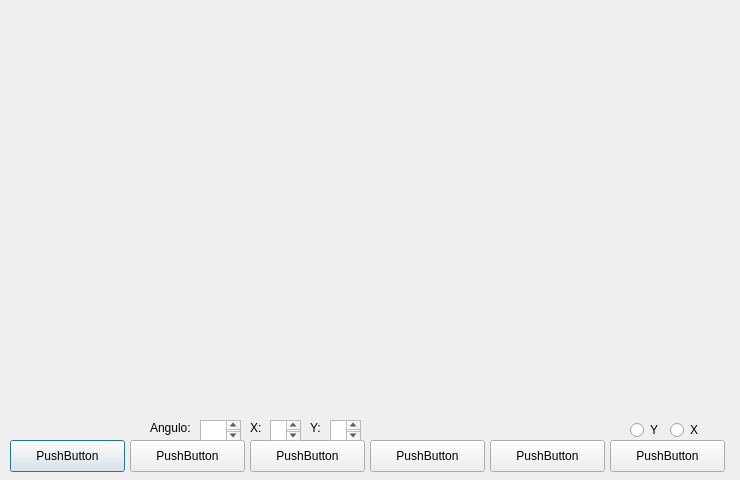
<?xml version="1.0" encoding="UTF-8"?>
<ui version="4.0">
 <class>Cono</class>
 <widget class="QDialog" name="Cono">
  <property name="geometry">
   <rect>
    <x>0</x>
    <y>0</y>
    <width>740</width>
    <height>480</height>
   </rect>
  </property>
  <property name="windowTitle">
   <string>Dialog</string>
  </property>
  <widget class="QPushButton" name="pushButton">
   <property name="geometry">
    <rect>
     <x>10</x>
     <y>440</y>
     <width>115</width>
     <height>32</height>
    </rect>
   </property>
   <property name="text">
    <string>PushButton</string>
   </property>
  </widget>
  <widget class="QPushButton" name="pushButton_2">
   <property name="geometry">
    <rect>
     <x>130</x>
     <y>440</y>
     <width>115</width>
     <height>32</height>
    </rect>
   </property>
   <property name="text">
    <string>PushButton</string>
   </property>
  </widget>
  <widget class="QPushButton" name="pushButton_3">
   <property name="geometry">
    <rect>
     <x>250</x>
     <y>440</y>
     <width>115</width>
     <height>32</height>
    </rect>
   </property>
   <property name="text">
    <string>PushButton</string>
   </property>
  </widget>
  <widget class="QPushButton" name="pushButton_4">
   <property name="geometry">
    <rect>
     <x>370</x>
     <y>440</y>
     <width>115</width>
     <height>32</height>
    </rect>
   </property>
   <property name="text">
    <string>PushButton</string>
   </property>
  </widget>
  <widget class="QPushButton" name="pushButton_5">
   <property name="geometry">
    <rect>
     <x>490</x>
     <y>440</y>
     <width>115</width>
     <height>32</height>
    </rect>
   </property>
   <property name="text">
    <string>PushButton</string>
   </property>
  </widget>
  <widget class="QPushButton" name="pushButton_6">
   <property name="geometry">
    <rect>
     <x>610</x>
     <y>440</y>
     <width>115</width>
     <height>32</height>
    </rect>
   </property>
   <property name="text">
    <string>PushButton</string>
   </property>
  </widget>
  <widget class="QRadioButton" name="radioButton">
   <property name="geometry">
    <rect>
     <x>630</x>
     <y>420</y>
     <width>41</width>
     <height>20</height>
    </rect>
   </property>
   <property name="text">
    <string>Y</string>
   </property>
  </widget>
  <widget class="QRadioButton" name="radioButton_2">
   <property name="geometry">
    <rect>
     <x>670</x>
     <y>420</y>
     <width>41</width>
     <height>20</height>
    </rect>
   </property>
   <property name="text">
    <string>X</string>
   </property>
  </widget>
  <widget class="QPlainTextEdit" name="plainTextEdit">
   <property name="geometry">
    <rect>
     <x>270</x>
     <y>420</y>
     <width>31</width>
     <height>21</height>
    </rect>
   </property>
  </widget>
  <widget class="QPlainTextEdit" name="plainTextEdit_2">
   <property name="geometry">
    <rect>
     <x>330</x>
     <y>420</y>
     <width>31</width>
     <height>21</height>
    </rect>
   </property>
  </widget>
  <widget class="QLabel" name="label">
   <property name="geometry">
    <rect>
     <x>250</x>
     <y>420</y>
     <width>21</width>
     <height>16</height>
    </rect>
   </property>
   <property name="text">
    <string>X:</string>
   </property>
  </widget>
  <widget class="QLabel" name="label_2">
   <property name="geometry">
    <rect>
     <x>310</x>
     <y>420</y>
     <width>21</width>
     <height>16</height>
    </rect>
   </property>
   <property name="text">
    <string>Y:</string>
   </property>
  </widget>
  <widget class="QPlainTextEdit" name="plainTextEdit_3">
   <property name="geometry">
    <rect>
     <x>200</x>
     <y>420</y>
     <width>41</width>
     <height>21</height>
    </rect>
   </property>
  </widget>
  <widget class="QLabel" name="label_3">
   <property name="geometry">
    <rect>
     <x>150</x>
     <y>420</y>
     <width>59</width>
     <height>16</height>
    </rect>
   </property>
   <property name="text">
    <string>Angulo: </string>
   </property>
  </widget>
 </widget>
 <resources/>
 <connections/>
</ui>
